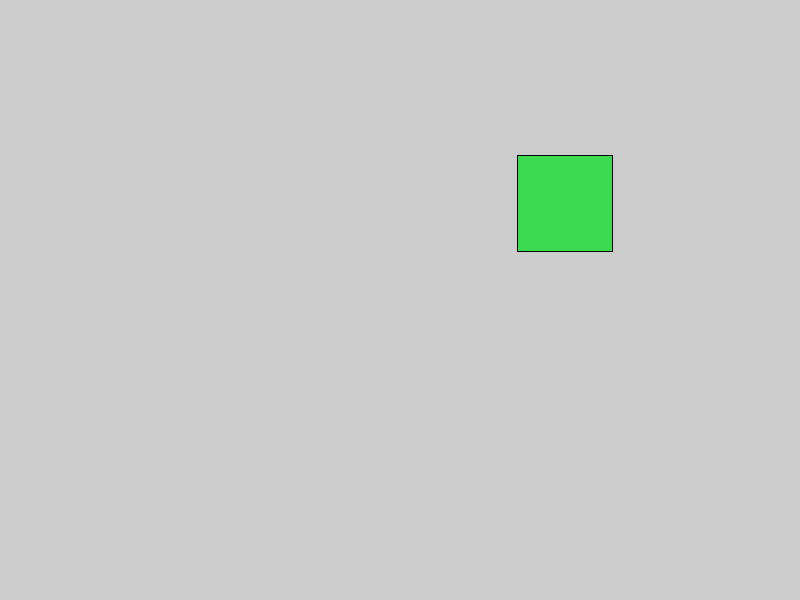
Frame 1 (no input)
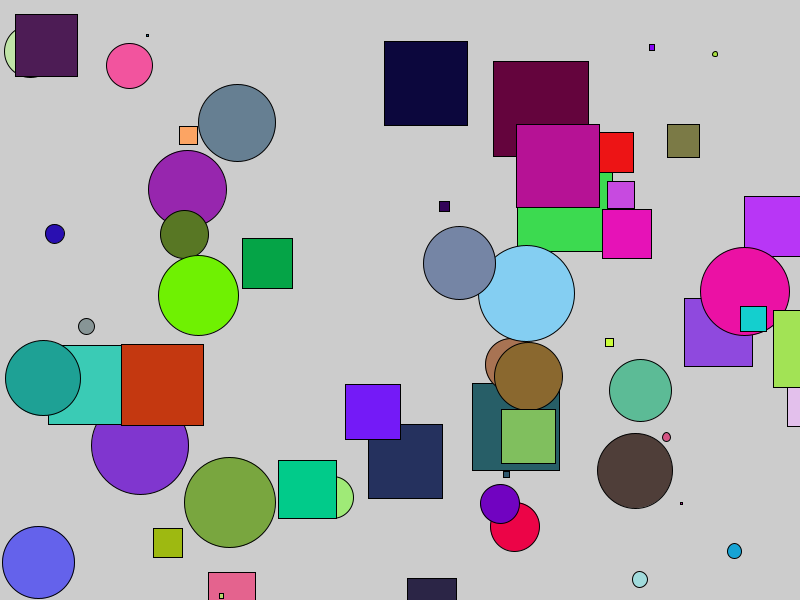
Frame 60 (the mouse pressed at the canvas centre just before this capture)
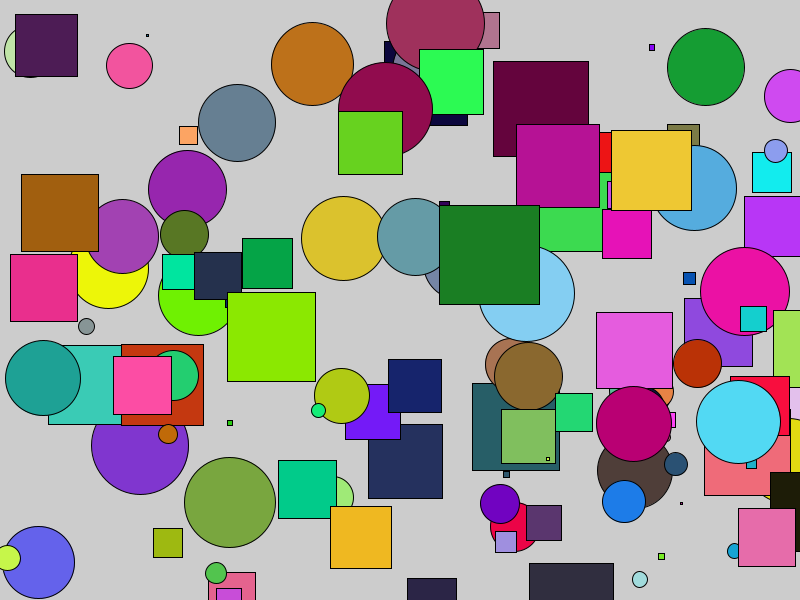
Frame 120 (the mouse held since frame 60 and released just before this capture)

The Processing sketch that drew these frames (run headless with seeded random() and noise(); from frame 60 on, the mouse is pressed at the canvas centre):

// Processing sketch: processing_103695
// ── processing_103695.pde

int circlesDrawn = 0;
int squaresDrawn = 0;
int shapesDrawn = 0;

void setup()
{
  size(800, 600);

  // TODO - create a loop that runs at least 100 times
  //{
  // TODO - draw a circle at a random position on the screen with a random size and color

  //} TODO - end loop here
}

void drawCircle(float x, float y, float size, color circleColor)
{
  fill(circleColor);
  ellipse(x, y, size, size);
}
void drawRectangle(float x, float y, float size, color squareColor)
{
  fill(squareColor);
  rect(x, y, size, size);
}
void draw()
{
  frameRate(600);
  //for(int loopCount = 0; loopCount < 201; loopCount++)
  //{
  float randomX= random(0, 800);
  float randomY= random(0, 600);
  float randomSize= random(1, 100);
  float randomRed= random(0, 255);
  float randomGreen= random(0, 255);
  float randomBlue= random(0, 255);
  float randomShape = random(0, 1);
  if (randomShape> .5)
  {
    drawCircle(randomX, randomY, randomSize, color(randomRed, randomGreen, randomBlue));
    circlesDrawn++;
    shapesDrawn++;
  }
  else
  {
    drawRectangle(randomX, randomY, randomSize, color(randomRed, randomGreen, randomBlue));
    squaresDrawn++;
    shapesDrawn++;
  }
  textSize(20);
  fill(0);  
  println("There have been " +squaresDrawn+" squares drawn, " +circlesDrawn+" circles drawn, and " +shapesDrawn+ " shapes drawn.");
}
